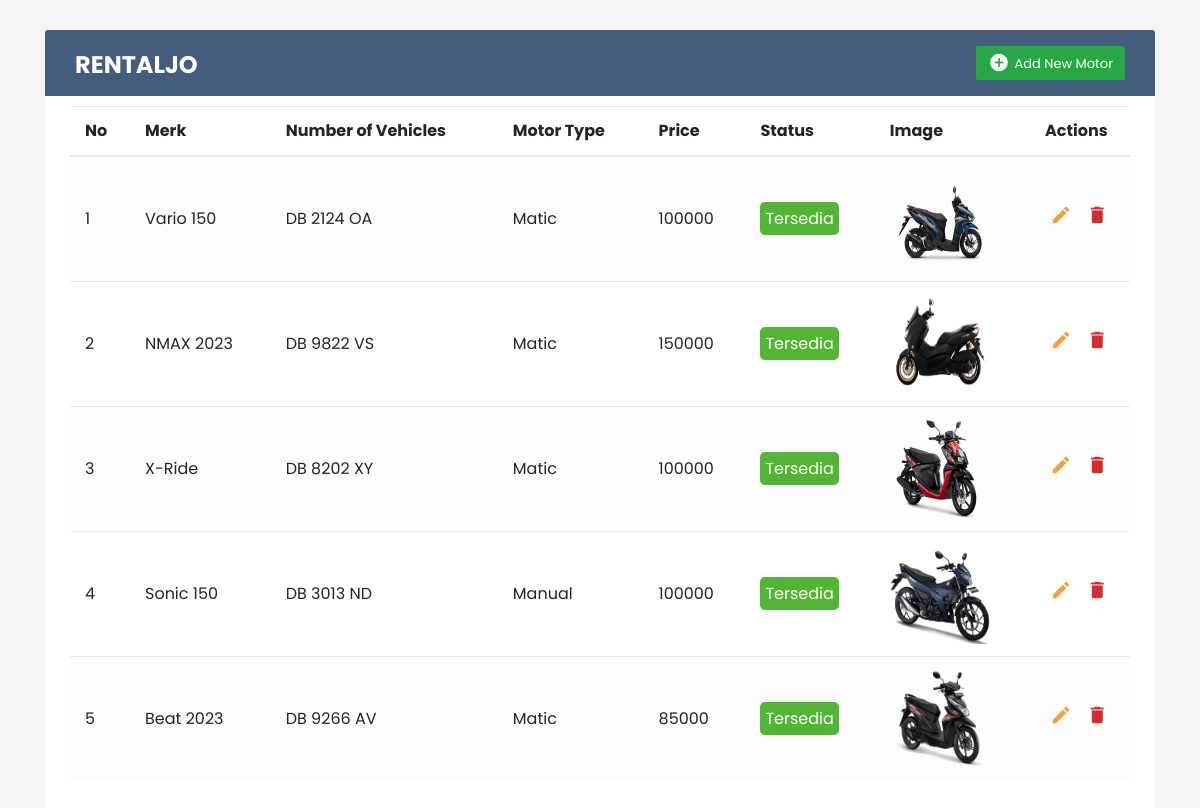
Screenshot of /Admin/motor.php with the database file from the repository.
### tables this page shows
CREATE TABLE `tb_motor` (
  `id_motor` int(10) NOT NULL,
  `no_plat` varchar(15) NOT NULL,
  `jenis_motor` varchar(20) NOT NULL,
  `merk` varchar(20) NOT NULL,
  `gambar` text NOT NULL,
  `harga` varchar(25) NOT NULL,
  `status` enum('0','1') NOT NULL
);

### Admin/motor.php (the view, shortened to what this page needs)
<!DOCTYPE html>
<html lang="en">
<head>
	<link rel="stylesheet" href="https://stackpath.bootstrapcdn.com/bootstrap/4.5.0/css/bootstrap.min.css">
	<link rel="stylesheet" href="https://maxcdn.bootstrapcdn.com/font-awesome/4.7.0/css/font-awesome.min.css">
	<link rel="stylesheet" href="css/style.css">
</head>
<body>
	<div class="content-wrapper">
		<div class="container-xl">
			<div class="table-responsive">
				<div class="table-wrapper">
					<div class="table-title">
						<div class="row">
							<div class="col-sm-6">
								<h2><b>RENTALJO</b></h2>
							</div>
							<div class="col-sm-6">
								<a href="admin.php?p=addmotor" class="btn btn-success"><i
										class="material-icons">&#xE147;</i>
									<span>Add New Motor</span></a>
							</div>
						</div>
					</div>
				<?php
				$servername = "localhost";
				$username = "root";
				$password = "";
				$dbname = "db_rental_motor";
				$conn = new mysqli($servername, $username, $password, $dbname);
				$no = 0;
				$query = "SELECT * FROM tb_motor";
				$result = mysqli_query($conn, $query);
				if (mysqli_num_rows($result) > 0) {
					echo '<table class="table table-striped table-hover">
					<thead>
					<tr>
						<th>No</th>
						<th>Merk</th>
						<th>Number of Vehicles</th>
						<th>Motor Type</th>
						<th>Price</th>
						<th>Status</th>
						<th>Image</th>
						<th>Actions</th>
					</tr>
				</thead>';
        while ($row = mysqli_fetch_assoc($result)) {
			$no++;
            echo '<tr>
                    <td>' . $no . '</td>
                    <td>' . $row['merk'] . '</td>
                    <td>' . $row['no_plat'] . '</td>
                    <td>' . $row['jenis_motor'] . '</td>
                    <td>' . $row['harga'] . '</td>
					<td><span class="label label-' . ($row['status'] ? "success" : "danger") . '" style="background-color: ' . ($row['status'] ? "#54B435" : "#CD1818") . '; color: ' . ($row['status'] ? "#FFF" : "#FFF") . '; border-radius: ' . ($r['status'] ? "5px" : "5px") . '; padding: ' . ($row['status'] ? "5px" : "5px") . ';">' . ($row['status'] ? "Tersedia" : "Tidak Tersedia") . '</span></td>
					<td><img src="uploads/' . $row['gambar'] . '" width="100" height="100" alt="Motor Image"></td>
					<td>
									<a href="admin.php?p=updatemotor&menu_upd='.$row['id_motor'].'"" class="edit"><i class="material-icons" data-toggle="tooltip"
											title="Edit">&#xE254;</i></a>
									<a href="deleteMotor.php?menu_del='.$row['id_motor'].'" class="delete"><i class="material-icons"
											data-toggle="tooltip" title="Delete">&#xE872;</i></a>
								</td>
                </tr>';
        }
        echo '</table>';
    } else {
        echo 'Tidak ada data motor.';
    }
	?>
				</div>
			</div>
		</div>
	</div>
</body>
</html>

### Admin/css/style.css (style rules this page uses)
body { color: #566787; background: #f5f5f5; font-family: 'Poppins', sans-serif; font-size: 16px; }
.table-responsive { margin: 30px 0; }
.table-wrapper { background: #fff; padding: 20px 25px; border-radius: 3px; min-width: 1000px; box-shadow: 0 1px 1px rgba(0,0,0,.05); }
.table-title { padding-bottom: 15px; background: #435d7d; color: #fff; padding: 16px 30px; min-width: 100%; margin: -20px -25px 10px; border-radius: 3px 3px 0 0; }
.table-title h2 { margin: 5px 0 0; font-size: 24px; }
.table-title .btn, .delete .btn { color: #fff; float: right; font-size: 13px; border: none; min-width: 50px; border-radius: 2px; border: none; outline: none !important; margin-left: 10px; }
.table-title .btn i, .delete .btn i { float: left; font-size: 21px; margin-right: 5px; }
.table-title .btn span, .delete .btn span { float: left; margin-top: 2px; }
table.table tr th, table.table tr td { border-color: #e9e9e9; padding: 12px 15px; vertical-align: middle; }
table.table tr th:first-child { width: 60px; }
table.table tr th:last-child { width: 100px; }
table.table-striped tbody tr:nth-of-type(odd) { background-color: #fcfcfc; }
table.table td:last-child i { opacity: 0.9; font-size: 22px; margin: 0 5px; }
table.table td a { font-weight: bold; color: #566787; display: inline-block; text-decoration: none; outline: none !important; }
table.table td a.edit { color: #F29727; }
table.table td a.delete { color: #CD1818; }
table.table td i { font-size: 19px; }

### rows the page displays
tb_motor: merk "Vario 150", no_plat "DB 2124 OA", jenis_motor "Matic", harga "100000", status "Tersedia", gambar (picture)
tb_motor: merk "NMAX 2023", no_plat "DB 9822 VS", jenis_motor "Matic", harga "150000", status "Tersedia", gambar (picture)
tb_motor: merk "X-Ride", no_plat "DB 8202 XY", jenis_motor "Matic", harga "100000", status "Tersedia", gambar (picture)
tb_motor: merk "Sonic 150", no_plat "DB 3013 ND", jenis_motor "Manual", harga "100000", status "Tersedia", gambar (picture)
tb_motor: merk "Beat 2023", no_plat "DB 9266 AV", jenis_motor "Matic", harga "85000", status "Tersedia", gambar (picture)
